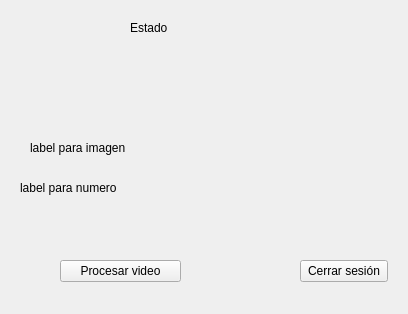
<?xml version="1.0" encoding="UTF-8"?>
<ui version="4.0">
 <class>Principal</class>
 <widget class="QWidget" name="Principal">
  <property name="geometry">
   <rect>
    <x>0</x>
    <y>0</y>
    <width>408</width>
    <height>314</height>
   </rect>
  </property>
  <property name="windowTitle">
   <string>Principal</string>
  </property>
  <widget class="QLabel" name="lbEstado">
   <property name="geometry">
    <rect>
     <x>130</x>
     <y>20</y>
     <width>41</width>
     <height>16</height>
    </rect>
   </property>
   <property name="text">
    <string>Estado</string>
   </property>
  </widget>
  <widget class="QPushButton" name="pbCerrarSesion">
   <property name="geometry">
    <rect>
     <x>300</x>
     <y>260</y>
     <width>88</width>
     <height>22</height>
    </rect>
   </property>
   <property name="text">
    <string>Cerrar sesión</string>
   </property>
  </widget>
  <widget class="CameraWidget" name="cameraWidget" native="true">
   <property name="geometry">
    <rect>
     <x>210</x>
     <y>80</y>
     <width>192</width>
     <height>137</height>
    </rect>
   </property>
   <property name="sizePolicy">
    <sizepolicy hsizetype="Preferred" vsizetype="Expanding">
     <horstretch>0</horstretch>
     <verstretch>0</verstretch>
    </sizepolicy>
   </property>
  </widget>
  <widget class="QPushButton" name="pbProcesarVideo">
   <property name="geometry">
    <rect>
     <x>60</x>
     <y>260</y>
     <width>121</width>
     <height>22</height>
    </rect>
   </property>
   <property name="text">
    <string>Procesar video</string>
   </property>
  </widget>
  <widget class="QLabel" name="lImageDominio">
   <property name="geometry">
    <rect>
     <x>30</x>
     <y>140</y>
     <width>111</width>
     <height>16</height>
    </rect>
   </property>
   <property name="text">
    <string>label para imagen</string>
   </property>
  </widget>
  <widget class="QLabel" name="lNroDominio">
   <property name="geometry">
    <rect>
     <x>20</x>
     <y>180</y>
     <width>121</width>
     <height>16</height>
    </rect>
   </property>
   <property name="text">
    <string>label para numero</string>
   </property>
  </widget>
 </widget>
 <layoutdefault spacing="6" margin="11"/>
 <customwidgets>
  <customwidget>
   <class>CameraWidget</class>
   <extends>QWidget</extends>
   <header>camerawidget.h</header>
   <container>1</container>
  </customwidget>
 </customwidgets>
 <resources/>
 <connections/>
</ui>
